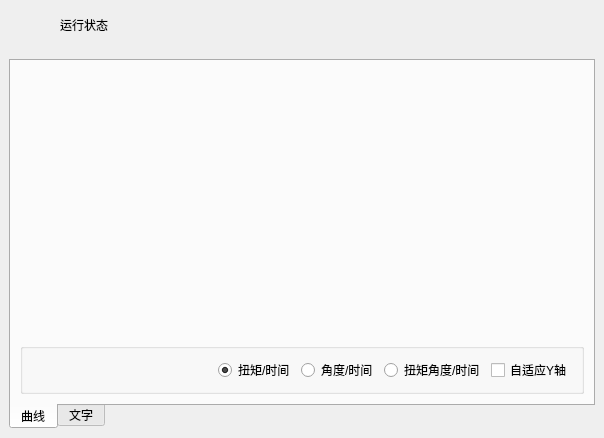
<?xml version="1.0" encoding="UTF-8"?>
<ui version="4.0">
 <class>frmStatus</class>
 <widget class="QDialog" name="frmStatus">
  <property name="geometry">
   <rect>
    <x>0</x>
    <y>0</y>
    <width>604</width>
    <height>438</height>
   </rect>
  </property>
  <layout class="QVBoxLayout" name="verticalLayout">
   <property name="spacing">
    <number>0</number>
   </property>
   <property name="leftMargin">
    <number>0</number>
   </property>
   <property name="topMargin">
    <number>0</number>
   </property>
   <property name="rightMargin">
    <number>0</number>
   </property>
   <property name="bottomMargin">
    <number>0</number>
   </property>
   <item>
    <widget class="QWidget" name="widget_title" native="true">
     <property name="sizePolicy">
      <sizepolicy hsizetype="Preferred" vsizetype="Fixed">
       <horstretch>0</horstretch>
       <verstretch>0</verstretch>
      </sizepolicy>
     </property>
     <property name="minimumSize">
      <size>
       <width>0</width>
       <height>50</height>
      </size>
     </property>
     <layout class="QHBoxLayout" name="horizontalLayout_4">
      <property name="spacing">
       <number>0</number>
      </property>
      <property name="leftMargin">
       <number>0</number>
      </property>
      <property name="topMargin">
       <number>0</number>
      </property>
      <property name="rightMargin">
       <number>0</number>
      </property>
      <property name="bottomMargin">
       <number>0</number>
      </property>
      <item>
       <widget class="QLabel" name="lab_Ico">
        <property name="sizePolicy">
         <sizepolicy hsizetype="Minimum" vsizetype="Preferred">
          <horstretch>0</horstretch>
          <verstretch>0</verstretch>
         </sizepolicy>
        </property>
        <property name="minimumSize">
         <size>
          <width>60</width>
          <height>0</height>
         </size>
        </property>
        <property name="text">
         <string/>
        </property>
        <property name="alignment">
         <set>Qt::AlignCenter</set>
        </property>
       </widget>
      </item>
      <item>
       <widget class="QLabel" name="lab_Title">
        <property name="styleSheet">
         <string notr="true"/>
        </property>
        <property name="text">
         <string>运行状态</string>
        </property>
        <property name="alignment">
         <set>Qt::AlignLeading|Qt::AlignLeft|Qt::AlignVCenter</set>
        </property>
       </widget>
      </item>
      <item>
       <widget class="QLabel" name="labDateTime">
        <property name="sizePolicy">
         <sizepolicy hsizetype="Expanding" vsizetype="Preferred">
          <horstretch>0</horstretch>
          <verstretch>0</verstretch>
         </sizepolicy>
        </property>
        <property name="text">
         <string/>
        </property>
        <property name="alignment">
         <set>Qt::AlignCenter</set>
        </property>
       </widget>
      </item>
      <item>
       <widget class="QWidget" name="widget_menu" native="true">
        <property name="sizePolicy">
         <sizepolicy hsizetype="Minimum" vsizetype="Preferred">
          <horstretch>0</horstretch>
          <verstretch>0</verstretch>
         </sizepolicy>
        </property>
        <layout class="QHBoxLayout" name="horizontalLayout_5">
         <property name="spacing">
          <number>0</number>
         </property>
         <property name="leftMargin">
          <number>0</number>
         </property>
         <property name="topMargin">
          <number>0</number>
         </property>
         <property name="rightMargin">
          <number>0</number>
         </property>
         <property name="bottomMargin">
          <number>0</number>
         </property>
         <item>
          <widget class="QPushButton" name="btnMenu_Close">
           <property name="sizePolicy">
            <sizepolicy hsizetype="Minimum" vsizetype="Expanding">
             <horstretch>0</horstretch>
             <verstretch>0</verstretch>
            </sizepolicy>
           </property>
           <property name="minimumSize">
            <size>
             <width>100</width>
             <height>0</height>
            </size>
           </property>
           <property name="cursor">
            <cursorShape>ArrowCursor</cursorShape>
           </property>
           <property name="focusPolicy">
            <enum>Qt::NoFocus</enum>
           </property>
           <property name="text">
            <string/>
           </property>
           <property name="flat">
            <bool>true</bool>
           </property>
          </widget>
         </item>
        </layout>
       </widget>
      </item>
     </layout>
    </widget>
   </item>
   <item>
    <widget class="QWidget" name="widget_main" native="true">
     <property name="styleSheet">
      <string notr="true"/>
     </property>
     <layout class="QVBoxLayout" name="verticalLayout_3">
      <item>
       <widget class="QTabWidget" name="tabWidget">
        <property name="focusPolicy">
         <enum>Qt::NoFocus</enum>
        </property>
        <property name="tabPosition">
         <enum>QTabWidget::South</enum>
        </property>
        <property name="currentIndex">
         <number>0</number>
        </property>
        <widget class="QWidget" name="tab">
         <attribute name="title">
          <string>曲线</string>
         </attribute>
         <layout class="QVBoxLayout" name="verticalLayout_2">
          <item>
           <widget class="QCustomPlot" name="plot" native="true">
            <property name="sizePolicy">
             <sizepolicy hsizetype="Expanding" vsizetype="Expanding">
              <horstretch>0</horstretch>
              <verstretch>0</verstretch>
             </sizepolicy>
            </property>
            <property name="styleSheet">
             <string notr="true"/>
            </property>
           </widget>
          </item>
          <item>
           <widget class="QGroupBox" name="groupBox">
            <layout class="QHBoxLayout" name="horizontalLayout">
             <item>
              <spacer name="horizontalSpacer">
               <property name="orientation">
                <enum>Qt::Horizontal</enum>
               </property>
               <property name="sizeHint" stdset="0">
                <size>
                 <width>40</width>
                 <height>20</height>
                </size>
               </property>
              </spacer>
             </item>
             <item>
              <widget class="QRadioButton" name="rbtnNum">
               <property name="focusPolicy">
                <enum>Qt::NoFocus</enum>
               </property>
               <property name="text">
                <string>扭矩/时间</string>
               </property>
               <property name="checked">
                <bool>true</bool>
               </property>
              </widget>
             </item>
             <item>
              <widget class="QRadioButton" name="rbtnDeg">
               <property name="focusPolicy">
                <enum>Qt::NoFocus</enum>
               </property>
               <property name="text">
                <string>角度/时间</string>
               </property>
              </widget>
             </item>
             <item>
              <widget class="QRadioButton" name="rbtnNumDeg">
               <property name="focusPolicy">
                <enum>Qt::NoFocus</enum>
               </property>
               <property name="text">
                <string>扭矩角度/时间</string>
               </property>
              </widget>
             </item>
             <item>
              <widget class="QCheckBox" name="ckY">
               <property name="focusPolicy">
                <enum>Qt::NoFocus</enum>
               </property>
               <property name="text">
                <string>自适应Y轴</string>
               </property>
              </widget>
             </item>
            </layout>
           </widget>
          </item>
         </layout>
        </widget>
        <widget class="QWidget" name="tab_2">
         <attribute name="title">
          <string>文字</string>
         </attribute>
         <layout class="QGridLayout" name="gridLayout_4">
          <item row="0" column="0">
           <widget class="QGroupBox" name="gboxResult">
            <layout class="QGridLayout" name="gridLayout">
             <item row="3" column="0">
              <widget class="QLabel" name="label">
               <property name="text">
                <string>控制器名称:</string>
               </property>
              </widget>
             </item>
             <item row="0" column="1">
              <widget class="QComboBox" name="comboBox">
               <property name="sizePolicy">
                <sizepolicy hsizetype="Expanding" vsizetype="Fixed">
                 <horstretch>0</horstretch>
                 <verstretch>0</verstretch>
                </sizepolicy>
               </property>
               <item>
                <property name="text">
                 <string>1</string>
                </property>
               </item>
               <item>
                <property name="text">
                 <string>2</string>
                </property>
               </item>
               <item>
                <property name="text">
                 <string>3</string>
                </property>
               </item>
              </widget>
             </item>
             <item row="0" column="0">
              <widget class="QLabel" name="label_2">
               <property name="text">
                <string>控制器编号:</string>
               </property>
              </widget>
             </item>
             <item row="0" column="7">
              <widget class="Device" name="status3" native="true">
               <property name="minimumSize">
                <size>
                 <width>30</width>
                 <height>30</height>
                </size>
               </property>
               <property name="maximumSize">
                <size>
                 <width>30</width>
                 <height>30</height>
                </size>
               </property>
              </widget>
             </item>
             <item row="3" column="6">
              <widget class="QLabel" name="label_17">
               <property name="text">
                <string>当前结果</string>
               </property>
              </widget>
             </item>
             <item row="0" column="5">
              <widget class="Device" name="status1" native="true">
               <property name="minimumSize">
                <size>
                 <width>30</width>
                 <height>30</height>
                </size>
               </property>
               <property name="maximumSize">
                <size>
                 <width>30</width>
                 <height>30</height>
                </size>
               </property>
              </widget>
             </item>
             <item row="3" column="5">
              <widget class="Device" name="status2" native="true">
               <property name="minimumSize">
                <size>
                 <width>30</width>
                 <height>30</height>
                </size>
               </property>
               <property name="maximumSize">
                <size>
                 <width>30</width>
                 <height>30</height>
                </size>
               </property>
              </widget>
             </item>
             <item row="0" column="3">
              <widget class="QComboBox" name="comboBox_4">
               <property name="sizePolicy">
                <sizepolicy hsizetype="Expanding" vsizetype="Fixed">
                 <horstretch>0</horstretch>
                 <verstretch>0</verstretch>
                </sizepolicy>
               </property>
               <item>
                <property name="text">
                 <string>1</string>
                </property>
               </item>
               <item>
                <property name="text">
                 <string>2</string>
                </property>
               </item>
               <item>
                <property name="text">
                 <string>3</string>
                </property>
               </item>
              </widget>
             </item>
             <item row="0" column="2">
              <widget class="QLabel" name="label_4">
               <property name="text">
                <string>参数集编号:</string>
               </property>
              </widget>
             </item>
             <item row="0" column="4">
              <widget class="QLabel" name="label_5">
               <property name="sizePolicy">
                <sizepolicy hsizetype="Expanding" vsizetype="Preferred">
                 <horstretch>0</horstretch>
                 <verstretch>0</verstretch>
                </sizepolicy>
               </property>
               <property name="text">
                <string>执行: 2</string>
               </property>
               <property name="alignment">
                <set>Qt::AlignCenter</set>
               </property>
              </widget>
             </item>
             <item row="3" column="1">
              <widget class="QComboBox" name="comboBox_2">
               <property name="sizePolicy">
                <sizepolicy hsizetype="Expanding" vsizetype="Fixed">
                 <horstretch>0</horstretch>
                 <verstretch>0</verstretch>
                </sizepolicy>
               </property>
               <item>
                <property name="text">
                 <string>控制器1</string>
                </property>
               </item>
               <item>
                <property name="text">
                 <string>控制器2</string>
                </property>
               </item>
               <item>
                <property name="text">
                 <string>控制器3</string>
                </property>
               </item>
              </widget>
             </item>
             <item row="3" column="2">
              <widget class="QLabel" name="label_3">
               <property name="text">
                <string>参数集类型:</string>
               </property>
              </widget>
             </item>
             <item row="3" column="3">
              <widget class="QComboBox" name="comboBox_3">
               <property name="sizePolicy">
                <sizepolicy hsizetype="Expanding" vsizetype="Fixed">
                 <horstretch>0</horstretch>
                 <verstretch>0</verstretch>
                </sizepolicy>
               </property>
               <item>
                <property name="text">
                 <string>Pset</string>
                </property>
               </item>
               <item>
                <property name="text">
                 <string>MultiStage</string>
                </property>
               </item>
               <item>
                <property name="text">
                 <string>Job</string>
                </property>
               </item>
              </widget>
             </item>
             <item row="3" column="4">
              <widget class="QLabel" name="label_6">
               <property name="sizePolicy">
                <sizepolicy hsizetype="Expanding" vsizetype="Preferred">
                 <horstretch>0</horstretch>
                 <verstretch>0</verstretch>
                </sizepolicy>
               </property>
               <property name="text">
                <string>批数: 5</string>
               </property>
               <property name="alignment">
                <set>Qt::AlignCenter</set>
               </property>
              </widget>
             </item>
             <item row="0" column="6">
              <widget class="QLabel" name="label_14">
               <property name="text">
                <string>当前结果</string>
               </property>
              </widget>
             </item>
             <item row="0" column="8">
              <widget class="QLabel" name="label_18">
               <property name="text">
                <string>批次结果</string>
               </property>
              </widget>
             </item>
             <item row="3" column="7">
              <widget class="Device" name="status4" native="true">
               <property name="minimumSize">
                <size>
                 <width>30</width>
                 <height>30</height>
                </size>
               </property>
               <property name="maximumSize">
                <size>
                 <width>30</width>
                 <height>30</height>
                </size>
               </property>
              </widget>
             </item>
             <item row="3" column="8">
              <widget class="QLabel" name="label_19">
               <property name="text">
                <string>完成状态</string>
               </property>
              </widget>
             </item>
            </layout>
           </widget>
          </item>
          <item row="1" column="0">
           <widget class="QGroupBox" name="gboxNm">
            <property name="sizePolicy">
             <sizepolicy hsizetype="Preferred" vsizetype="Expanding">
              <horstretch>0</horstretch>
              <verstretch>0</verstretch>
             </sizepolicy>
            </property>
            <property name="title">
             <string>扭矩（最大值: 50  最小值: 10  单位:Nm）</string>
            </property>
            <layout class="QVBoxLayout" name="verticalLayout_4">
             <property name="topMargin">
              <number>20</number>
             </property>
             <property name="bottomMargin">
              <number>0</number>
             </property>
             <item>
              <widget class="QLabel" name="labNm">
               <property name="sizePolicy">
                <sizepolicy hsizetype="Expanding" vsizetype="Expanding">
                 <horstretch>0</horstretch>
                 <verstretch>0</verstretch>
                </sizepolicy>
               </property>
               <property name="styleSheet">
                <string notr="true"/>
               </property>
               <property name="text">
                <string>19.60</string>
               </property>
               <property name="alignment">
                <set>Qt::AlignCenter</set>
               </property>
              </widget>
             </item>
            </layout>
           </widget>
          </item>
          <item row="2" column="0">
           <widget class="QGroupBox" name="gboxDeg">
            <property name="sizePolicy">
             <sizepolicy hsizetype="Preferred" vsizetype="Expanding">
              <horstretch>0</horstretch>
              <verstretch>0</verstretch>
             </sizepolicy>
            </property>
            <property name="title">
             <string>角度（最大值: 50  最小值: 10  单位:Deg）</string>
            </property>
            <layout class="QVBoxLayout" name="verticalLayout_5">
             <property name="topMargin">
              <number>20</number>
             </property>
             <property name="bottomMargin">
              <number>0</number>
             </property>
             <item>
              <widget class="QLabel" name="labDeg">
               <property name="sizePolicy">
                <sizepolicy hsizetype="Expanding" vsizetype="Expanding">
                 <horstretch>0</horstretch>
                 <verstretch>0</verstretch>
                </sizepolicy>
               </property>
               <property name="styleSheet">
                <string notr="true"/>
               </property>
               <property name="text">
                <string>80</string>
               </property>
               <property name="alignment">
                <set>Qt::AlignCenter</set>
               </property>
              </widget>
             </item>
            </layout>
           </widget>
          </item>
         </layout>
        </widget>
       </widget>
      </item>
     </layout>
    </widget>
   </item>
  </layout>
 </widget>
 <customwidgets>
  <customwidget>
   <class>QCustomPlot</class>
   <extends>QWidget</extends>
   <header location="global">usercontrol/qcustomplot.h</header>
   <container>1</container>
  </customwidget>
  <customwidget>
   <class>Device</class>
   <extends>QWidget</extends>
   <header location="global">usercontrol/device.h</header>
   <container>1</container>
  </customwidget>
 </customwidgets>
 <resources/>
 <connections/>
</ui>
